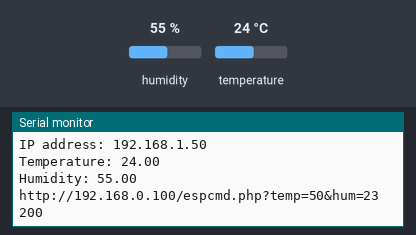
Bench run of a sketch on a simulated ESP8266 (NodeMCU). Parts: the last lines printed to the serial monitor. The test bench sets the inputs (shaded band); at power-on: humidity 55 %, temperature 24 °C. WiFi joins after 1.5 s; servers stay silent unless stated; uploads are accepted with an empty reply.

Above: at 4.7 s.
4.8 s: humidity set to 22 %
12.5 s: temperature set to 12 °C
At 13.95 s:
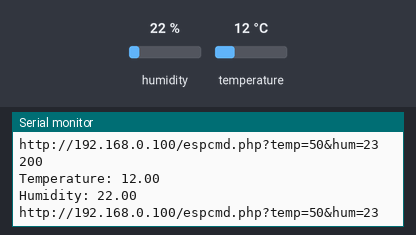
20.2 s: humidity set to 40 %
At 25.0 s:
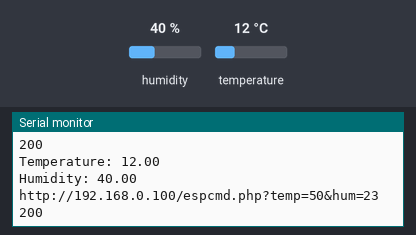

Measured:
- after the input at 12.5 s, the serial monitor: prints a new line after 1.3 s (image 1)
- after the input at 20.2 s, the serial monitor: prints a new line after 3.8 s (image 2)

The sketch:

esp2Wp.ino
```cpp
#include <ESP8266WiFi.h>
#include <WiFiClient.h>
#include <ESP8266WebServer.h>
#include <ESP8266HTTPClient.h>
#include <DHTesp.h>

DHTesp dht;

/* Set these to your desired credentials. */
const char *ssid = "Syed";  //ENTER YOUR WIFI SETTINGS
const char *password = "chintsuzai1119";


void setup() {
  delay(1000);
  Serial.begin(9600);
  WiFi.mode(WIFI_OFF);        //Prevents reconnection issue (taking too long to connect)
  delay(1000);
  WiFi.mode(WIFI_STA);        //This line hides the viewing of ESP as wifi hotspot

  WiFi.begin(ssid, password);     //Connect to your WiFi router
  Serial.println("");

  Serial.print("Connecting");
  // Wait for connection
  while (WiFi.status() != WL_CONNECTED) {
    delay(500);
    Serial.print(".");
  }

  //If connection successful show IP address in serial monitor
  Serial.println("");
  Serial.print("Connected to ");
  Serial.println(ssid);
  Serial.print("IP address: ");
  Serial.println(WiFi.localIP());  //IP address assigned to your ESP

  dht.setup(4, DHTesp::DHT11);


}

//=======================================================================
//                    Main Program Loop
//=======================================================================
void loop() {
  HTTPClient http;    //Declare object of class HTTPClient

  float temperature = dht.getTemperature();
  float humidity = dht.getHumidity();

  Serial.print("Temperature: ");
  Serial.println(temperature);
  Serial.print("Humidity: ");
  Serial.println(humidity);

  String ADCData, station, getData, Link,temp,hum;
//  int adcvalue=digitalRead(D2);  //Read Analog value of LDR
//  ADCData = String(adcvalue);   //String to interger conversion
//  station = "B";
   temp=String(50);
   hum=String(23);
  //GET Data 103.231.163.1
  getData = "?temp=" + temp + "&hum=" + hum ;  //Note "?" added at front
  Link = "http://192.168.0.100/espcmd.php"+getData ;
  Serial.println(Link);
  http.begin(Link);     //Specify request destination

  int httpCode = http.GET();            //Send the request
  String payload = http.getString();    //Get the response payload

  Serial.println(httpCode);   //Print HTTP return code
//  Serial.println(payload);    //Print request response payload

  http.end();  //Close connection

  delay(10000);  //GET Data at every 5 seconds
}
```
